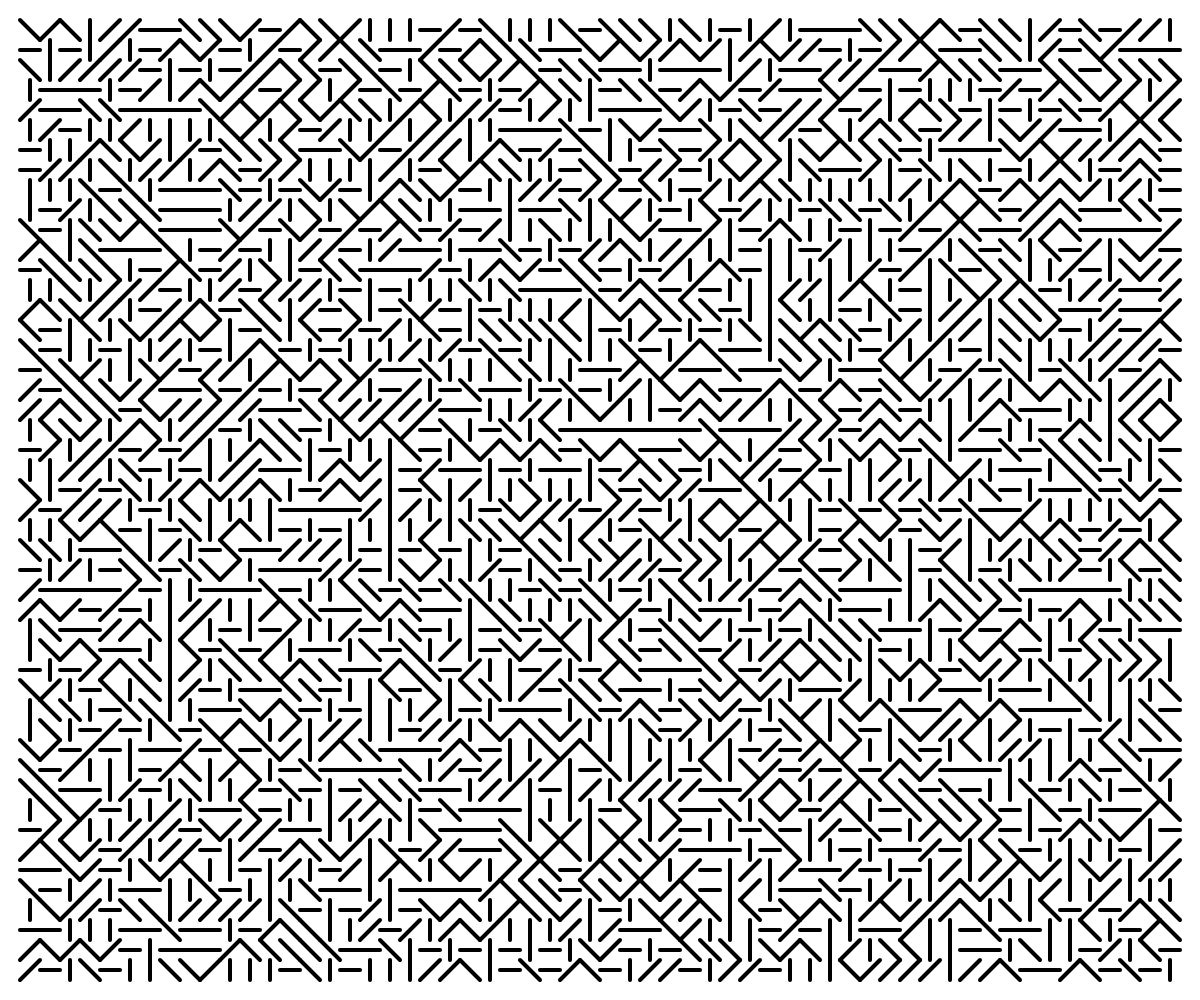
Frame 1 (no input)
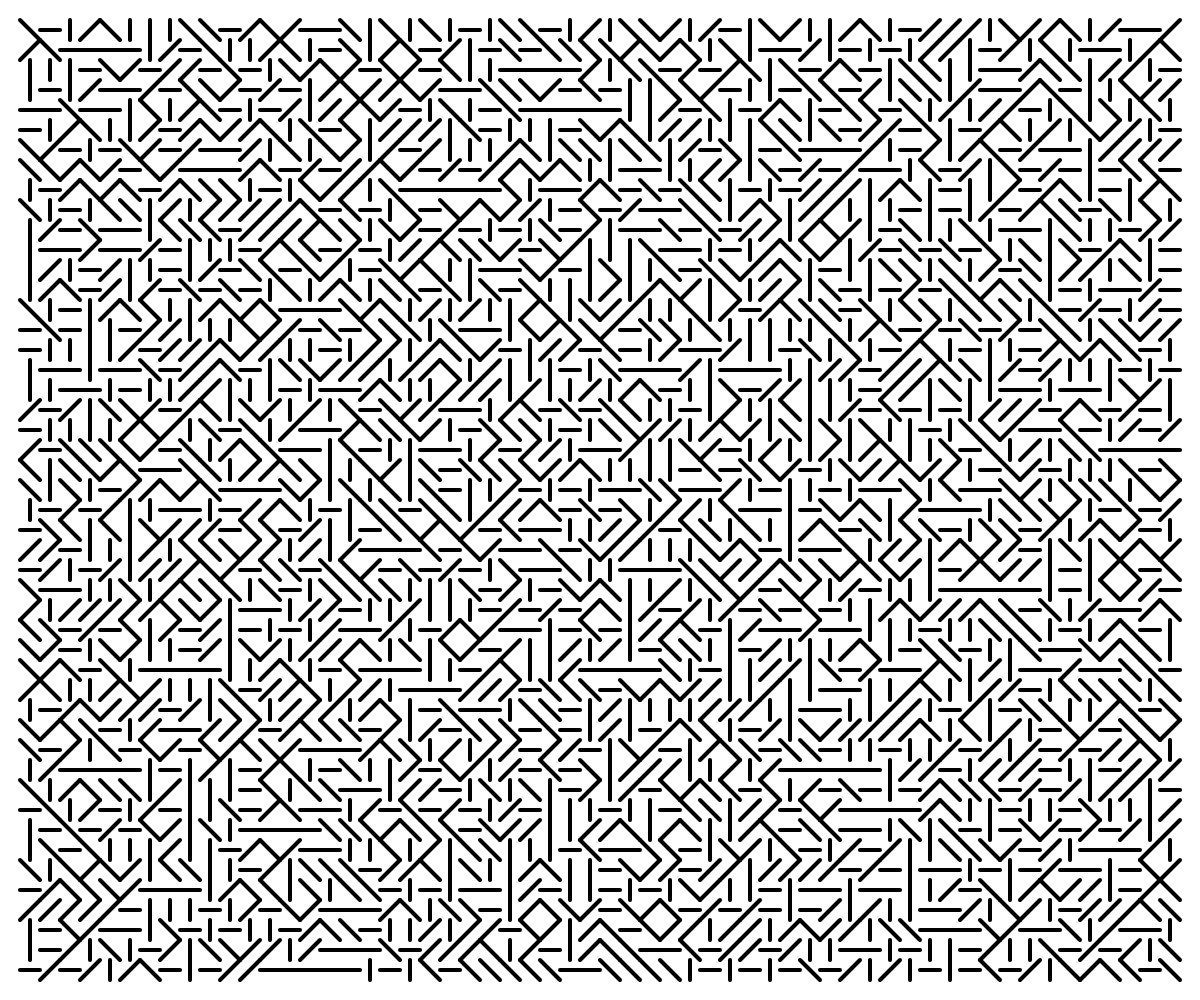
Frame 2 (the mouse pressed at the canvas centre, redrawn once)

The p5.js sketch that drew these frames (run headless with seeded random() and noise() and a simulated clock; the mouse was pressed at the canvas centre and the sketch redrawn once):

// p5.js sketch
// ── sketch.js
let cols; //numero di colonne
let rows; //numero di righe
let cellSize;
let margin = 20; 

function setup() {
  //le dimensioni del canvas dipendono da quelle della finestra
  createCanvas(windowWidth, windowHeight); 
  cols = floor((width - 2 * margin) / 20); //calcola le colonne considerando il margine
  rows = floor((height - 2 * margin) / 20); //calcola le righe considerando il margine
  cellSize = (width - 2 * margin) / cols; //regola la dimensione delle celle
  strokeWeight(4); //spessore delle linee
  noLoop(); //disegna solo una volta
}

function draw() {
  background("white"); 
  for (let i = 0; i < cols; i++) {
    for (let j = 0; j < rows; j++) {
      let x = i * cellSize + margin; //aggiungi il margine all'asse X
      let y = j * cellSize + margin; //aggiungi il margine all'asse Y
      drawRandomLine(x, y, cellSize); //disegna le linee casuali
    }
  }
}

//funzione per disegnare linee casuali in una cella
function drawRandomLine(x, y, size) {
  let choice = int(random(4)); //serve a scegliere casualmente una delle 4 opzioni
  
  stroke(0); //riferito alle linee nere
  if (choice === 0) {
    //linea orizzontale
    line(x, y + size / 2, x + size, y + size / 2);
  } else if (choice === 1) {
    // inea verticale
    line(x + size / 2, y, x + size / 2, y + size);
  } else if (choice === 2) {
    //linea diagonale che va dall'angolo in alto sinistra a quello in basso destra
    line(x, y, x + size, y + size);
  } else if (choice === 3) {
    //linea diagonale che va dall'angolo in basso sinistra a quello in alto destra
    line(x, y + size, x + size, y);
  }
}

//voglio ridimensionare il canvas quando la finestra cambia dimensione
function windowResized() {
  resizeCanvas(windowWidth, windowHeight);
  cols = floor((width - 2 * margin) / 20); //per ricalcolare le colonne considerando il margine
  rows = floor((height - 2 * margin) / 20); //per ricalcolare le righe considerando il margine
  cellSize = (width - 2 * margin) / cols; //per ricalcolare la dimensione delle celle
  redraw(); 
}
